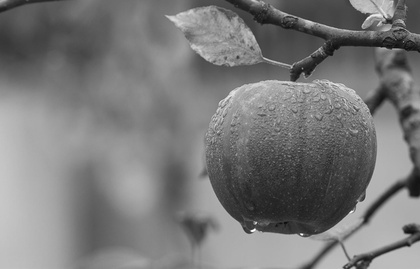
%> input picture SeeingTheFuture/apple.jpeg, 420 x 269 px, shrunk from 1880 x 1204 before the run
$ octave script.m   (GNU Octave 9; MATLAB toolbox functions it lacks are replaced by stand-ins)
%> lines starting %> are read from the running program, lines starting %| are printed output that depends on the picture
### SeeingTheFuture/makeVideo.m
clear all
close all
clc

% Set constants
nFrames  = 11;
stepSize = 15; % in pixels

% Load image
natImage       = double(imread('apple.jpeg'))/255;

% Make video
[nRows, nCols] = size(natImage);
shiftVec       = 1:stepSize:nFrames*stepSize;

for iF = 1:nFrames
    frameMat(:,:,iF) = natImage(shiftVec(iF):nRows-shiftVec(nFrames + 1 - iF), shiftVec(iF):nCols-shiftVec(nFrames + 1 - iF));

    % Show video
    imagesc(frameMat(:,:,iF)), colormap('gray'), hold on, box off, axis off, axis square
    pause(.1)
end

### SeeingTheFuture/script.m
% L1: Create a 1-D temporal trajectory by summing a slowly changing and a random component
% L2: Create a variable that allows to control the SNR of this trajectory
% L3: Measure and plot the autocorrelation of the trajectory under different SNR values
% L4: Measure the local curvature of the video generate by the function makeVideo
% L5: Process the video with a pair of 2-D filters, compute the curvature of the filter output
% L6: Specify a 2-D 11-point perceptual trajectory, use this to simulate responses in an AXB task


% L1 + L2
nFrames = 11;
stepSize = 15;
imgFile = 'apple.jpeg';

t = 1:nFrames;

slowComp = sin(linspace(0, pi, nFrames));   % slowly varying component
noiseRaw  = randn(1, nFrames);              % random component

snrVals = [0.2 1 5];   % low, medium, high SNR

figure;
for k = 1:numel(snrVals)
    SNR = snrVals(k);

    % signal power / noise power = SNR
    noiseComp = noiseRaw / std(noiseRaw);
    noiseComp = noiseComp * std(slowComp) / sqrt(SNR);

    traj = slowComp + noiseComp;

    subplot(numel(snrVals),1,k);
    plot(t, traj, '-o', 'LineWidth', 2);
    xlabel('Frame');
    ylabel('Value');
    title(sprintf('L1/L2: trajectory, SNR = %.2f', SNR));
    grid on;
end
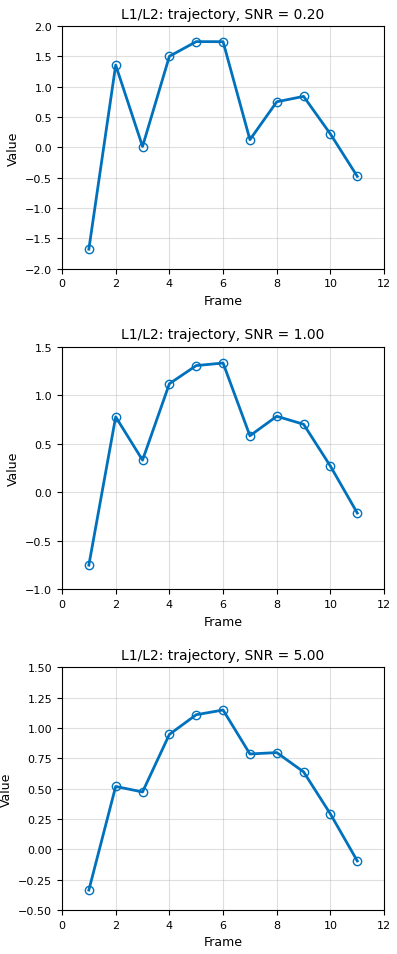
%> figure redrawn from the program's plot data, 3 panels; panel 1: curve peaks at x = 5, y = 1.74; panel 2: curve peaks at x = 6, y = 1.33; panel 3: curve peaks at x = 6, y = 1.15

%% L3: autocorrelation for different SNRs

figure; hold on;
legendStr = cell(numel(snrVals),1);

for k = 1:numel(snrVals)
    SNR = snrVals(k);

    noiseComp = noiseRaw / std(noiseRaw);
    noiseComp = noiseComp * std(slowComp) / sqrt(SNR);

    traj = slowComp + noiseComp;

    [acf, lags] = xcorr(traj - mean(traj), 'coeff');
    plot(lags, acf, 'LineWidth', 2);
    legendStr{k} = sprintf('SNR = %.2f', SNR);
end

xlabel('Lag');
ylabel('Autocorrelation');
title('L3: autocorrelation under different SNRs');
legend(legendStr, 'Location', 'best');
grid on;
%> figure, not shown here; curve peaks at x = 0, y = 1


%% L4: local curvature of video from makeVideo

makeVideo
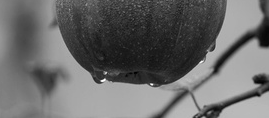
%> figure redrawn from the program's plot data
video = frameMat;

X = zeros(nFrames, numel(video(:,:,1)));
for i = 1:nFrames
    frame = video(:,:,i);   % frame
    X(i,:) = frame(:);      % vectorize
end
%> this loop made 11 passes
%> pass 3, `frame = video(:,:,i);`:
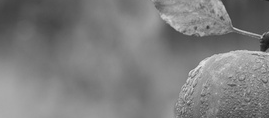
%> frame: size 118x269 double; min 0.0863, max 0.914, mean 0.491

curvPix = localCurvature(X);
%> in localCurvature, `n = size(X,1);`: n = 11
%> the loop in localCurvature, `for t = 2:n-1` made 9 passes
%> cosang on passes 1 to 9: -0.284, -0.248, -0.212, -0.146, -0.0452, -0.0123, -0.00159, -0.0412, -0.129
%> after the loop in localCurvature, `for t = 2:n-1`: c = [106.5; 104.4; 102.2; 98.42; 92.59; 90.7; 90.09; 92.36; 97.42]
%> curvPix has the same summary as c in localCurvature

figure;
plot(2:nFrames-1, curvPix, '-o', 'LineWidth', 2);
xlabel('Frame index');
ylabel('Local curvature (deg)');
title('L4: local curvature in pixel space');
grid on;

%% show frames
figure;
for i = 1:nFrames
    subplot(3,4,i);
    imagesc(video(:,:,i)); axis image off; colormap gray;
    title(sprintf('F%d', i));
end
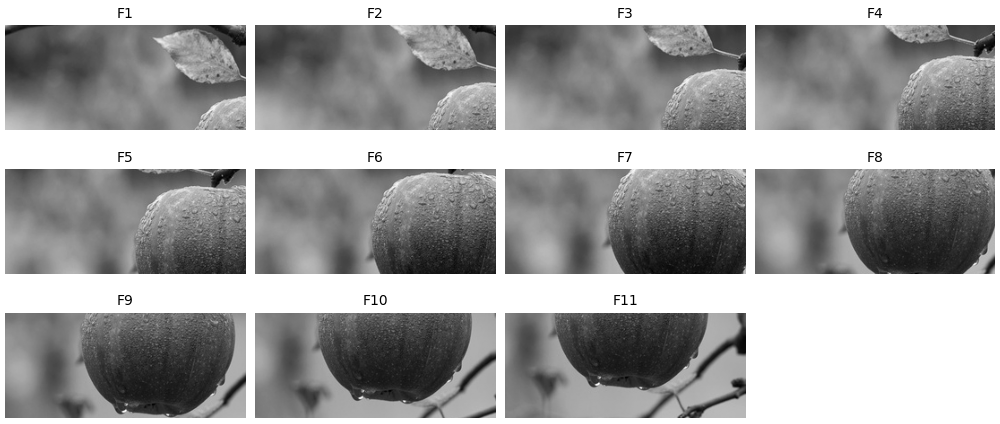
%> figure redrawn from the program's plot data, 11 panels


%% L5: process with a pair of 2-D filters, compute curvature of filter output

sz = 31;
[x,y] = meshgrid(linspace(-1,1,sz), linspace(-1,1,sz));
sigma = 0.3;
freq = 4;
theta = pi/4;

xr =  x*cos(theta) + y*sin(theta);
yr = -x*sin(theta) + y*cos(theta);

gEnv = exp(-(xr.^2 + yr.^2)/(2*sigma^2));
filt1 = gEnv .* cos(2*pi*freq*xr);   % even
filt2 = gEnv .* sin(2*pi*freq*xr);   % odd

% normalize
filt1 = filt1 / norm(filt1(:));
filt2 = filt2 / norm(filt2(:));

% represent each frame by filter outputs
Y = zeros(nFrames, 2);
for i = 1:nFrames
    frame = video(:,:,i);
    r1 = sum(sum(conv2(frame, filt1, 'valid')));
    r2 = sum(sum(conv2(frame, filt2, 'valid')));
    Y(i,:) = [r1 r2];
end
%> this loop made 11 passes
%> (r1, r2) on passes 1 to 11: (-0.0261, -0.0914), (0.159, 0.0189), (-0.0704, 0.223), (-0.0546, 0.105), (-0.0702, -0.13), (-0.0751, -0.0319), (-0.0222, -0.13), (0.0259, 0.182), (0.0475, 0.00682), (0.0151, -0.00523), (-0.00368, 0.0102)
%> after the loop, Y = [-0.0261 -0.0914; 0.159 0.0189; -0.0704 0.223; -0.0546 0.105; -0.0702 -0.13; -0.0751 -0.0319; -0.0222 -0.13; 0.0259 0.182; 0.0475 0.00682; 0.0151 -0.00523; -0.00368 0.0102]

curvFilt = localCurvature(Y);
%> the loop in localCurvature (call 2), `for t = 2:n-1` made 9 passes
%> (v1, v2, cosang) on passes 1 to 9: ([0.185 0.11], [-0.229 0.204], -0.302), ([-0.229 0.204], [0.0158 -0.118], -0.758), ([0.0158 -0.118], [-0.0156 -0.235], 0.98), ([-0.0156 -0.235], [-0.00491 0.0985], -0.993), ([-0.00491 0.0985], [0.0529 -0.0984], -0.903), ([0.0529 -0.0984], [0.0481 0.313], -0.798), ([0.0481 0.313], [0.0216 -0.176], -0.962), ([0.0216 -0.176], [-0.0324 -0.0121], 0.232), ([-0.0324 -0.0121], [-0.0188 0.0154], 0.503)
%> curvFilt = [107.6; 139.3; 11.42; 173.4; 154.6; 143; 164.2; 76.6; 59.79]

figure;
subplot(1,2,1);
plot(Y(:,1), Y(:,2), '-o', 'LineWidth', 2);
xlabel('Filter 1 output');
ylabel('Filter 2 output');
title('L5: 2-D filter trajectory');
grid on;

subplot(1,2,2);
plot(2:nFrames-1, curvFilt, '-o', 'LineWidth', 2);
xlabel('Frame index');
ylabel('Local curvature (deg)');
title('L5: curvature of filter output');
grid on;
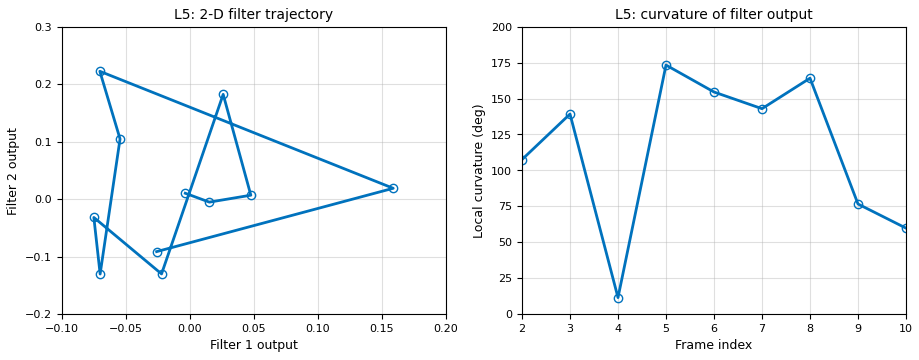
%> figure redrawn from the program's plot data, 2 panels

%% L6: specify a 2-D 11-point perceptual trajectory and simulate AXB
% slightly curved trajectory
traj2D = [linspace(0,10,nFrames)', 0.8*sin(linspace(0,pi,nFrames))'];

figure;
plot(traj2D(:,1), traj2D(:,2), '-o', 'LineWidth', 2);
xlabel('Dim 1');
ylabel('Dim 2');
title('L6: specified 2-D perceptual trajectory');
grid on;
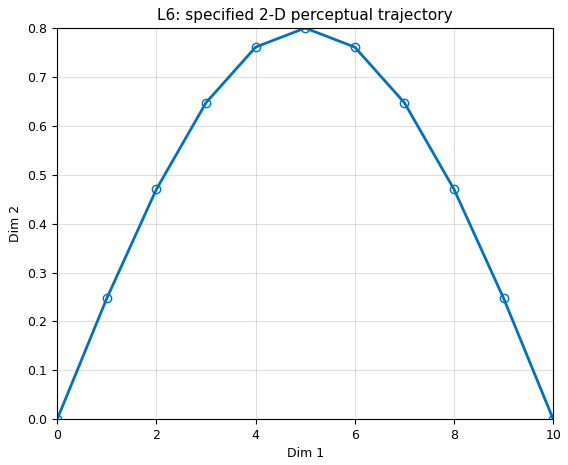
%> figure redrawn from the program's plot data; curve peaks at x = 5, y = 0.8

% pairwise distances
D = squareform(pdist(traj2D));

% simulating AXB responses
nTrialsPerPair = 50;
sigmaNoise = 1.0;   % perceptual noise
pCorrect = zeros(nFrames);

for i = 1:nFrames
    for j = 1:nFrames
        if i == j
            continue;
        end

        d = D(i,j);

        % simple psychometric mapping from distance to AXB accuracy
        % larger distance -> higher correct probability
        p = 0.5 + 0.5 * erf(d / (2*sigmaNoise));

        resp = rand(nTrialsPerPair,1) < p;
        pCorrect(i,j) = mean(resp);
    end
end

figure;
imagesc(pCorrect, [0.5 1]); colorbar;
axis image;
xlabel('Frame j');
ylabel('Frame i');
title('L6: simulated AXB proportion correct');
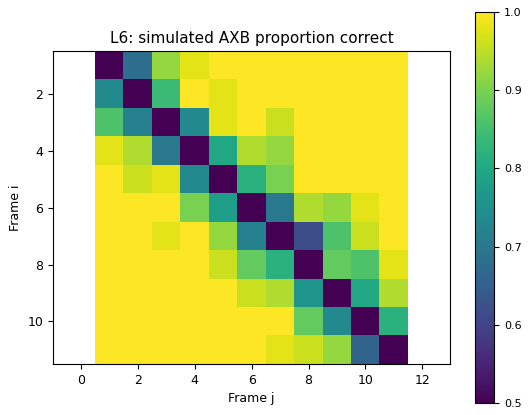
%> figure redrawn from the program's plot data

function c = localCurvature(X)
n = size(X,1);
c = zeros(n-2,1);

for t = 2:n-1
    v1 = X(t,:)   - X(t-1,:);
    v2 = X(t+1,:) - X(t,:);

    if norm(v1) < 1e-12 || norm(v2) < 1e-12
        c(t-1) = 0;
    else
        cosang = dot(v1,v2) / (norm(v1)*norm(v2));
        cosang = max(-1, min(1, cosang));
        c(t-1) = acosd(cosang);
    end
end
end
